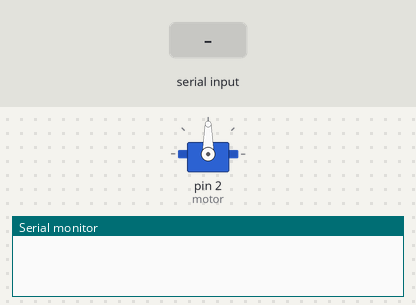
The sketch below on a simulated Arduino Uno, built with avr-gcc and run on an emulated ATmega328P. Parts: servo, the last lines printed to the serial monitor. Inputs (shaded band) come from the test bench.

Above: at 1.2 s.
1.3 s: "GREEN" received over the second serial link
At 3.5 s:
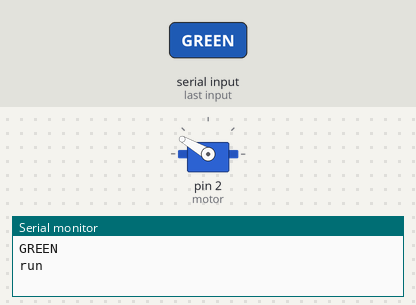
3.8 s: "RED" received over the second serial link
At 5.5 s:
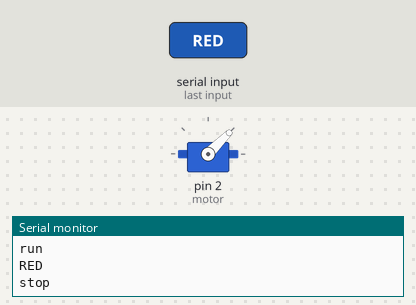
Timing chart, 0 to 7.0 s (numbered marks = the images above; inputs shaded):
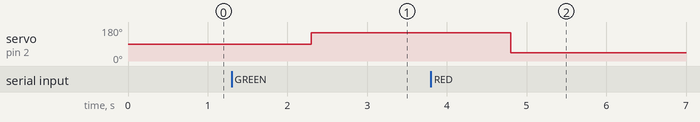

Measured:
- after the input at 1.3 s, servo on pin 2 (motor): 90° → 150° after 1.0 s
- after the input at 3.8 s, servo on pin 2 (motor): 150° → 45° after 1.0 s

The sketch:

hct.ino
```cpp
#include <Servo.h>
#include <SoftwareSerial.h>
#define motor 2

Servo servo;
SoftwareSerial softSerial(4,3);

void setup()
{
  Serial.begin(9600);
  softSerial.begin(9600);

  servo.attach(motor);
  //stop();
}

bool green=false;

void loop()
{
  if(softSerial.available()){
    //Serial.write(softSerial.read());
  }
  if(softSerial.available()){
    //softSerial.write(Serial.read());
    String str=softSerial.readString();
        Serial.println(str);
        //String str=Serial.readString();
        if(str=="GREEN"&&!green){
            run();
            green=true;
        }
        if(str=="RED"&&green){
            green=false;
            stop();
        }
  }
  /*if(Serial.available()){x
        //String str=Serial.readString();

    }*/

}

void stop(){
    servo.write(45);
    Serial.println("stop");
}
void run(){
    servo.write(150);
    Serial.println("run");
}
```
